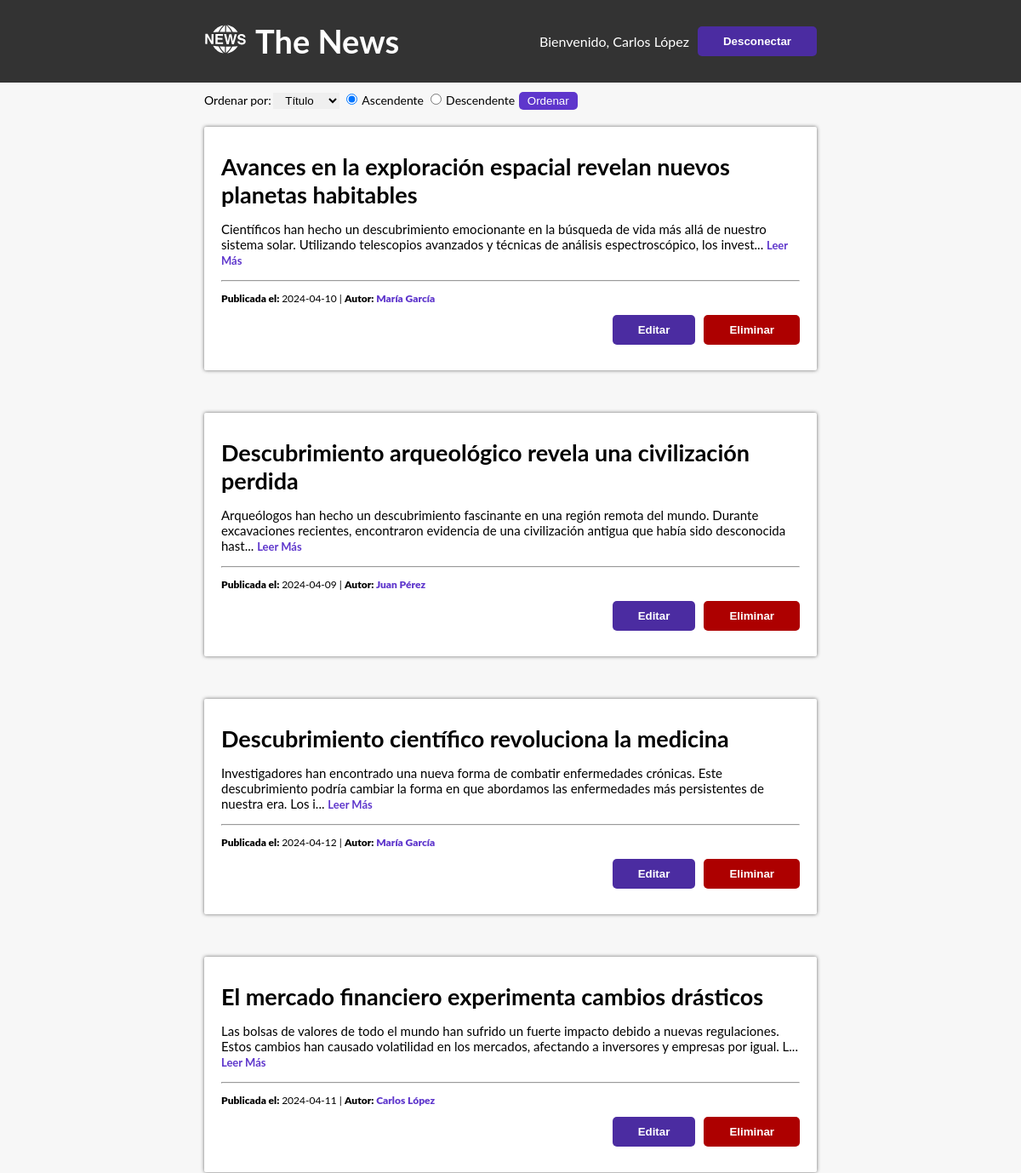
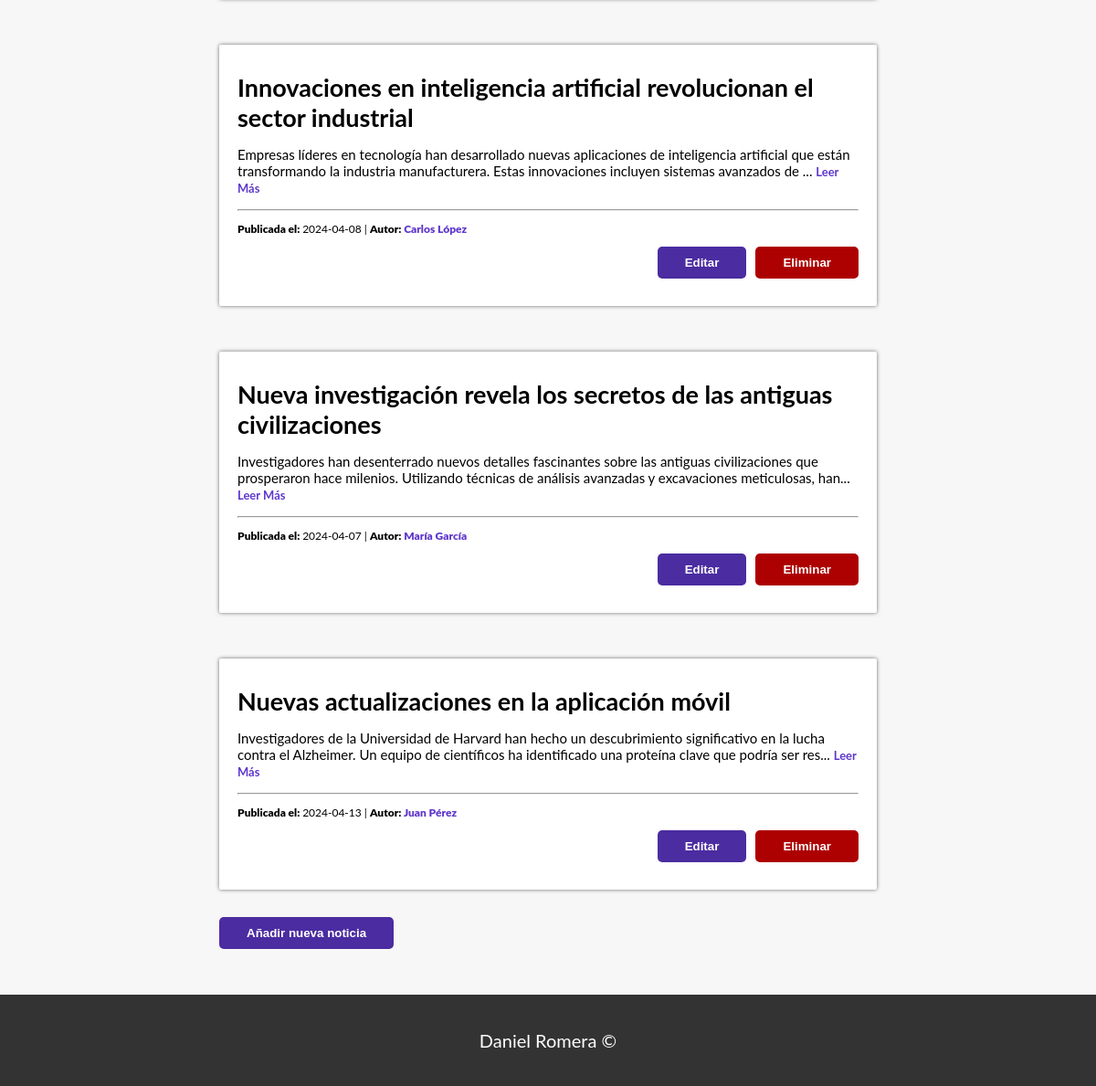
The page /vista/index.php (signed in) on the database its author committed (2 pictures, top to bottom).
### tables this page shows
CREATE TABLE `noticia` (
  `id` int NOT NULL AUTO_INCREMENT,
  `titulo` varchar(255) NOT NULL,
  `cuerpo` text NOT NULL,
  `fecha` date NOT NULL,
  `id_autor` int NOT NULL,
  PRIMARY KEY (`id`)
);

CREATE TABLE `usuario` (
  `id` int NOT NULL AUTO_INCREMENT,
  `nombre` varchar(255) NOT NULL,
  `email` varchar(255) NOT NULL,
  `contrasena` varchar(255) NOT NULL,
  PRIMARY KEY (`id`)
);

### modelo/modelo.php (called while the page is built, shortened)
<?php
function crearConexion(){
    $conexion = mysqli_connect(HOST, USER, PASSWORD, DATABASE);
    if(!$conexion){
        die("<br>Error de conexión con la base de datos: " . mysqli_connect_error());
    }
    else{
        return $conexion;
    }
}
function getListaNoticias($orderBy, $orderDir){
    $db = crearConexion();
    $orderByOptions = array("titulo", "fecha", "id_autor");
    if (!in_array($orderBy, $orderByOptions)) {
        $orderBy = "titulo";
    }
    if ($orderBy == $orderByOptions[2]){
        $sql = "SELECT noticia.*, usuario.nombre AS nombre_autor
        FROM noticia
        JOIN usuario ON noticia.id_autor = usuario.id
        ORDER BY usuario.nombre $orderDir;";
    } else{
        $sql = "SELECT noticia.*, usuario.nombre AS nombre_autor
        FROM noticia
        JOIN usuario ON noticia.id_autor = usuario.id
        ORDER BY $orderBy $orderDir;";
    }
    $stmt = $db->prepare($sql);
    $stmt->execute();
    $result = $stmt->get_result();
   if($result->num_rows > 0){
       return $result;
   } else{
       echo "No hay nada en la tabla noticia";
   }
}
?>

### controlador/controlador.php (the view, shortened to what this page needs)
<?php
include "../modelo/modelo.php";
function showListaNoticias($orderBy, $orderDir){
    $datos = getListaNoticias($orderBy, $orderDir);
    if (is_string($datos)) {
        echo $datos;
    } else {
        while ($fila = mysqli_fetch_assoc($datos)) {
    ?>
            <div class="noticia">
                <h3 class="titulo-noticia novisited"><a  href="noticia.php?id=<?= $fila["id"] ?>"><?= $fila["titulo"] ?></a></h3>
                <p class="noticia-cuerpo"><?=  substr($fila["cuerpo"], 0, 200); ?>... <a class="leer-mas" href="noticia.php?id=<?= $fila["id"] ?>">Leer Más</a></p>
                <hr>
                <p class="info-noticia"><span class="bold">Publicada el: </span><?= $fila["fecha"] ?> | <span class="bold">Autor: </span><span class="autor bold"><?= $fila["nombre_autor"] ?></span></p>
                <?php
                if (isset($_SESSION['usuario'])) { ?>
                <div class="botones-usuario">
                <button class="boton editar blanco" onclick="window.location.href='editar.php?id=<?= $fila["id"] ?>'">Editar</button>
                        <form method="POST">
                            <input class="boton eliminar" type="submit" value="Eliminar">
                        </form>
                </div>
                <?php }?>
            </div>
    <?php
        }
    }
}
?>

### css/styles.css (style rules this page uses)
html { font-size: 62.5%; box-sizing: border-box; }
*, *:before, *:after { box-sizing: inherit; }
body { font-family: var(--fuentePrincipal); margin: 0; position: relative; min-height: 100vh; display: flex; flex-direction: column; justify-content: space-between; background-color: #f7f7f7; }
:root { --fuentePrincipal: "Lato", sans-serif; --colorPrincipal: #4b2ca1; }
h3 { font-size: 2.7rem; margin: 0; }
a { text-decoration: none; color: inherit; }
.bold { font-weight: 900; }
.boton { font-weight: bold; text-decoration: none; padding: 1rem 3rem; text-align: center; border-radius: .5rem; border: none; }
.noticia { background-color: white; padding: 3rem 2rem; margin-top: 1rem; border-radius: .2rem; box-shadow: 0px 0px 4px #6b6b6b; margin-bottom: 2rem; word-wrap: break-word; }
.noticia-cuerpo { font-size: 1.5rem; }
.botones-usuario { display: flex; justify-content: flex-end; gap: 1rem; }
.titulo-noticia { color: black; text-decoration: none; }
.info-noticia { font-size: 1.2rem; }
.autor { color:#5e36cc; }
.editar { background-color: var(--colorPrincipal); }
.eliminar { background-color: rgb(173, 0, 0); color: white; }
.blanco { color: white; }
.leer-mas { color:#5e36cc; font-size: 1.3rem; font-weight: bold; }

### rows shown on the page
noticia: titulo "Avances en la exploración espacial revelan nuevos planetas habitables", cuerpo "Científicos han hecho un descubrimiento emocionante en la búsqueda de vida más allá de nuestro sistema solar. Utilizando telescopios avanzados y técnicas de análisis espectroscópico, los invest", fecha "2024-04-10", id_autor.nombre "María García"
noticia: titulo "Descubrimiento arqueológico revela una civilización perdida", cuerpo "Arqueólogos han hecho un descubrimiento fascinante en una región remota del mundo. Durante excavaciones recientes, encontraron evidencia de una civilización antigua que había sido desconocida hast", fecha "2024-04-09", id_autor.nombre "Juan Pérez"
noticia: titulo "Descubrimiento científico revoluciona la medicina", cuerpo "Investigadores han encontrado una nueva forma de combatir enfermedades crónicas. Este descubrimiento podría cambiar la forma en que abordamos las enfermedades más persistentes de nuestra era. Los i", fecha "2024-04-12", id_autor.nombre "María García"
noticia: titulo "El mercado financiero experimenta cambios drásticos", cuerpo "Las bolsas de valores de todo el mundo han sufrido un fuerte impacto debido a nuevas regulaciones. Estos cambios han causado volatilidad en los mercados, afectando a inversores y empresas por igual. L", fecha "2024-04-11", id_autor.nombre "Carlos López"
noticia: titulo "Innovaciones en inteligencia artificial revolucionan el sector industrial", cuerpo "Empresas líderes en tecnología han desarrollado nuevas aplicaciones de inteligencia artificial que están transformando la industria manufacturera. Estas innovaciones incluyen sistemas avanzados de", fecha "2024-04-08", id_autor.nombre "Carlos López"
noticia: titulo "Nueva investigación revela los secretos de las antiguas civilizaciones", cuerpo "Investigadores han desenterrado nuevos detalles fascinantes sobre las antiguas civilizaciones que prosperaron hace milenios. Utilizando técnicas de análisis avanzadas y excavaciones meticulosas, han", fecha "2024-04-07", id_autor.nombre "María García"
noticia: titulo "Nuevas actualizaciones en la aplicación móvil", cuerpo "Investigadores de la Universidad de Harvard han hecho un descubrimiento significativo en la lucha contra el Alzheimer. Un equipo de científicos ha identificado una proteína clave que podría ser res", fecha "2024-04-13", id_autor.nombre "Juan Pérez"

### other values the page prints
$_SESSION['usuario'] "Carlos López"
